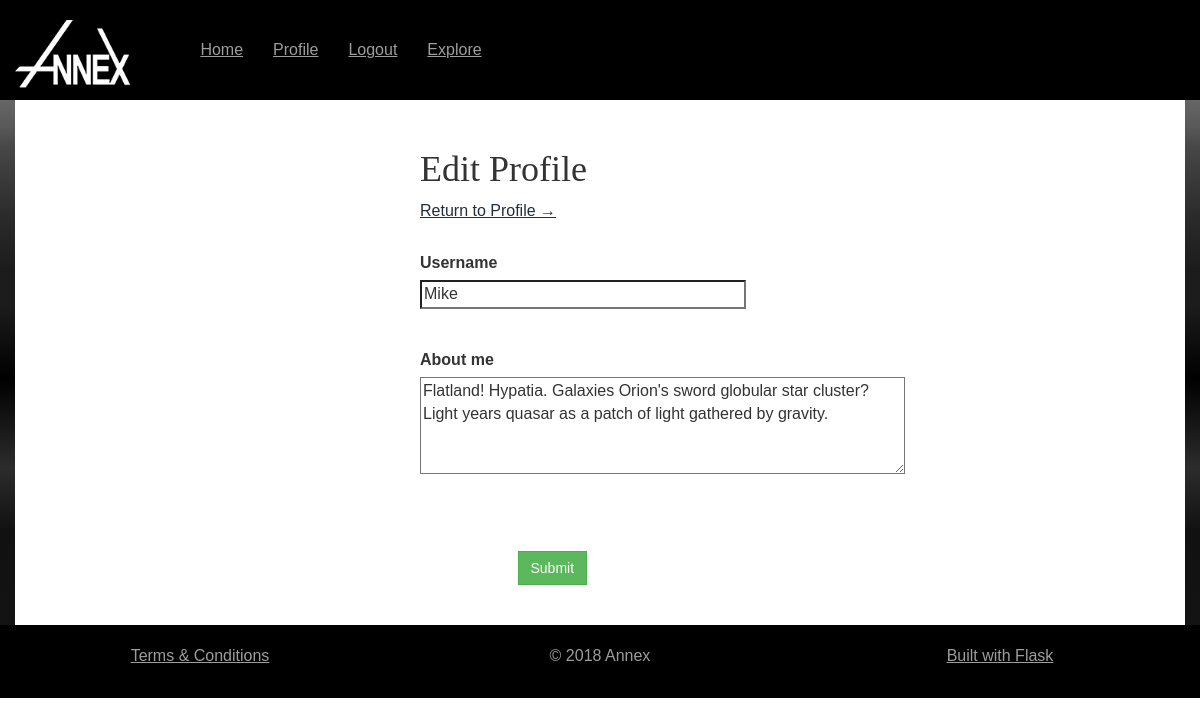
Screenshot of /edit_profile (signed in) with the database file from the repository.
### app/models.py (models this page shows)
class User(UserMixin, db.Model):
	id = db.Column(db.Integer, primary_key=True)
	username = db.Column(db.String(64), index=True, unique=True)
	email = db.Column(db.String(120), index=True, unique=True)
	password_hash = db.Column(db.String(128))
	posts = db.relationship('Post', backref='author', lazy='dynamic')
	about_me = db.Column(db.String(140))
        last_seen = db.Column(db.DateTime, default=datetime.utcnow)
	followed = db.relationship(
	'User',
	secondary = followers,
	primaryjoin = (followers.c.follower_id == id),
	secondaryjoin = (followers.c.followed_id == id),
	backref = db.backref('followers', lazy='dynamic'),lazy='dynamic')
    	def __repr__(self):
        	return '<User {}>'.format(self.username)
	def set_password(self, password):
        	self.password_hash = generate_password_hash(password)
    	def check_password(self, password):
        	return check_password_hash(self.password_hash, password)
	def avatar(self, size):
	        digest = md5(self.email.lower().encode('utf-8')).hexdigest()
        	return 'https://www.gravatar.com/avatar/{}?d=identicon&s={}'.format(digest, size)
	def follow(self, user):
		if not self.is_following(user):
			self.followed.append(user)
	def unfollow(self, user):
		if self.is_following(user):
			self.followed.remove(user)
	def is_following(self, user):
		return self.followed.filter(
			followers.c.followed_id == user.id).count() > 0
	def followed_posts(self):
		followed = Post.query.join(
			followers, (followers.c.followed_id == Post.user_id)).filter(
				followers.c.follower_id == self.id)
		own = Post.query.filter_by(user_id=self.id)
		return followed.union(own).order_by(Post.timestamp.desc())

### app/routes.py (the view)
@app.route('/edit_profile', methods=['GET', 'POST'])
@login_required
def edit_profile():
	form = EditProfileForm(current_user.username)
	if form.validate_on_submit():
        	current_user.username = form.username.data
        	current_user.about_me = form.about_me.data
        	db.session.commit()
        	flash('Your changes have been saved.')
        	return redirect(url_for('edit_profile'))
    	elif request.method == 'GET':
        	form.username.data = current_user.username
        	form.about_me.data = current_user.about_me
    	return render_template('edit_profile.html', title='Edit Profile', form=form)

### app/forms.py
class EditProfileForm(FlaskForm):
	username = StringField('Username', validators=[DataRequired()])
	about_me = TextAreaField('About me', validators=[Length(min=0, max=140)])
	submit = SubmitField('Submit')
	def __init__(self, original_username, *args, **kwargs):
		super(EditProfileForm, self).__init__(*args, **kwargs)
        	self.original_username = original_username
    	def validate_username(self, username):
		if username.data != self.original_username:
			user = User.query.filter_by(username=self.username.data).first()
			if user is not None:
				raise ValidationError('Please use a different username.')

### app/models.py (called while the page is built)
@login.user_loader
def load_user(id):
	return User.query.get(int(id))

### app/routes.py (called while the page is built)
@app.before_request
def before_request():
	if current_user.is_authenticated:
		current_user.last_seen = datetime.utcnow()
		db.session.commit()

### app/templates/edit_profile.html (shortened to what this page needs)
{% extends "base.html" %}
{% block content %}
	<div class="row spaced">
        <div class="col-md-4 col-md-offset-4">
            <h1 class="userName">Edit Profile</h1>
	    <a class="darker" href="{{ url_for('user', username=current_user.username) }}">Return to Profile &rarr;</a>
        </div>
    </div>
    <div class="row">
        <div class="col-md-4 col-md-offset-4">
                <form action="" method="post">
                        <p>
                                {{ form.username.label }}<br>
                                {{ form.username(size=32) }}<br>
                        </p>
        </div>
    </div>
    <div class="row spaced">
        <div class="col-md-4 col-md-offset-4">
                <p>
                        {{ form.about_me.label }}<br>
                        {{ form.about_me(cols=50, rows=4) }}<br>
                </p>
        </div>
    </div>
    <div class="row spaced">
        <div class="col-md-2 col-md-offset-5">
                <p>{{ form.submit(class="btn btn-success")  }}</p>
        </div>
    </div>
</div>
</div>
{% endblock %}

### app/static/css/main.css (style rules this page uses)
h1, h2, h4, h5, h6 { font-family: "Palatino Linotype", "Book Antiqua", Palatino, serif }
h3, p, ol, ul, li, a { font-family: "Trebuchet MS", Helvetica, sans-serif !important; }
a { color: #9d9d9d; text-decoration: underline; }
* { border-radius: 0 !important; -moz-border-radius: 0 !important; }
.darker { color: #212F3C; }
p, ul, ol, li, a { font-size: 16px; }
.spaced { padding-top: 30px; padding-bottom: 30px; }

### rows the page displays
User: username "Mike", about_me "Flatland! Hypatia. Galaxies Orion's sword globular star cluster? Light years quasar as a patch of light gathered by gravity."

### other values shown
{{ moment().format('YYYY') }} "2018"
